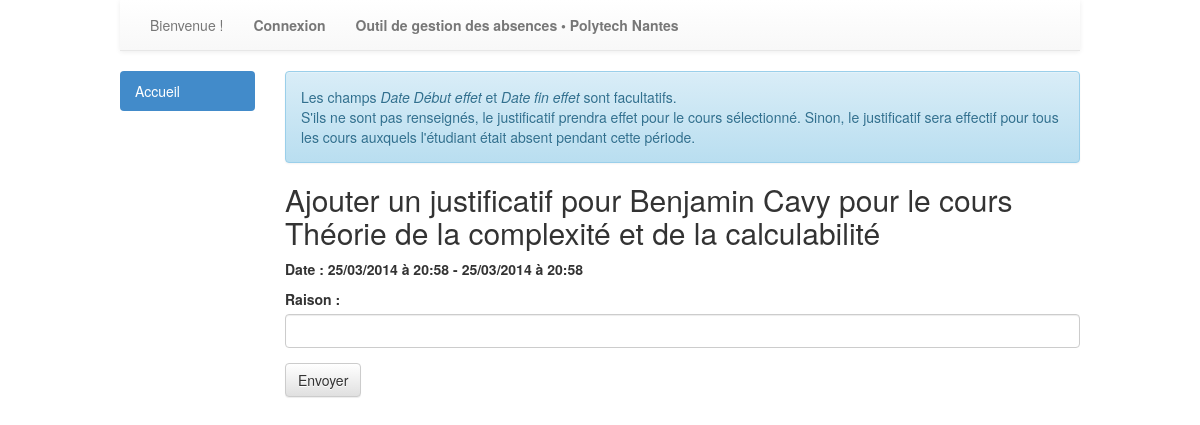
Page /absences/justificatif/ajouter/2/ on the earlier database version.
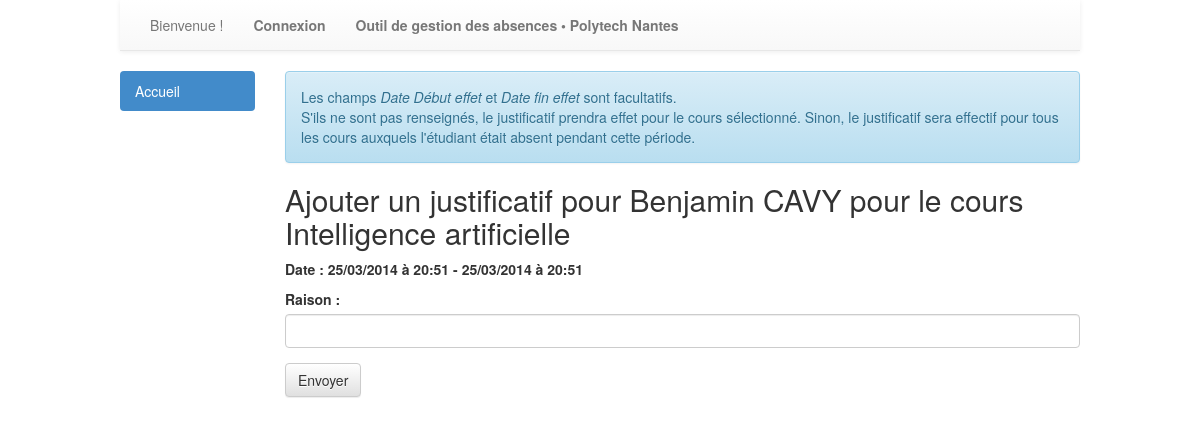
Same page on the later database version.
### absences/models.py (models this page shows, shortened)
class Absence (models.Model):
	etudiant = models.ForeignKey(Etudiant)
	cours = models.ForeignKey(Cours)
	justifie = models.BooleanField(default=False)
	justificatif = models.ForeignKey(Justificatif, null=True,blank=True)

class Utilisateur(models.Model):
	user = models.OneToOneField(User)

class Cours (models.Model):
	dateDebut = models.DateTimeField(auto_now = True, auto_now_add = False)
	dateFin = models.DateTimeField(auto_now = True, auto_now_add = False)
	saisieEffectuee = models.BooleanField(default = False)
	matiere = models.ForeignKey(Matiere)
	donne_a = models.ManyToManyField(Groupe, related_name='donne_a')
	donne_par = models.ManyToManyField(Enseignant, related_name = 'donne_par')

class Matiere (models.Model):
	intitule = models.CharField(max_length = 200)

### absences/views.py (the view)
# urls.py: url(r'^justificatif/ajouter/(?P<absence_id>\d+)/$', views.ajouterJustificatif, name="ajouteJustificatif"),
def ajouterJustificatif(request, absence_id):
	absence = get_object_or_404(Absence, pk=absence_id)
	cours = absence.cours
	error = False
	if request.method == 'POST':
		form = JustificatifForm(request.POST)
		if form.is_valid():
			raison = form.cleaned_data['raison']
			justificatif = Justificatif(genre=raison, dateDebut=cours.dateDebut, dateFin=cours.dateFin, user = absence.etudiant)
			justificatif.save()
			absence.justifie = True
			absence.justificatif = justificatif
			absence.save()
			messages.success(request, 'Le justification a bien été ajouté.')
			return redirect('absences:consultationCours', cours_id=cours.id)
	else:
		form = JustificatifForm()
	return render(request, 'absences/ajouterJustificatif.html',{'absence':absence, 'form':form})

### absences/forms.py
class JustificatifForm(forms.Form):
	raison = forms.CharField(label='Raison', max_length = 100)

### absences/context_processor.py (called while the page is built, shortened)
def nbAbsencesNonJustifiees (request):
	try:
		etudiant = Etudiant.objects.get(user=request.user.id)
		nb = Absence.objects.filter(etudiant_id = etudiant.id, justifie = False).count()
	except:
		nb = 0
	return {'nbAbsencesNonJustifiees':nb}

def determinerGroupe(request):
	groupeUtilisateur = {}
	groupeUtilisateur['etudiant'] = None
	groupeUtilisateur['secretaire'] = None
	groupeUtilisateur['enseignant'] = None
	try:
		groupes = request.user.groups.all()
	except:
		groupeUtilisateur['etudiant'] = None
		groupeUtilisateur['secretaire'] = None
		groupeUtilisateur['enseignant'] = None
	return {'groupeUtilisateur':groupeUtilisateur}

### absences/templatetags/addcss.py (called while the page is built)
@register.filter(name='addcss')
def addcss(field, css):
	return field.as_widget(attrs={"class":css})

### absences/templates/absences/ajouterJustificatif.html (shortened to what this page needs)
{% extends 'general.html' %}
{% block content %}
{% load addcss %}
<div class="alert alert-info">
	<p>Les champs <em>Date Début effet</em> et <em>Date fin effet</em> sont facultatifs. <br />
	S'ils ne sont pas renseignés, le justificatif prendra effet pour le cours sélectionné. Sinon, le justificatif sera effectif pour tous les cours auxquels l'étudiant était absent pendant cette période.
	</p>
</div>
<h2>Ajouter un justificatif pour {{absence.etudiant.user.first_name}} {{absence.etudiant.user.last_name}} pour le cours {{absence.cours.matiere.intitule}}</h2>
<p><strong>Date : {{absence.cours.dateDebut|date:"d/m/Y"}} à {{absence.cours.dateDebut|time:"H:i"}} - {{absence.cours.dateFin|date:"d/m/Y"}} à {{absence.cours.dateFin|time:"H:i"}}</strong></p>
<form method="post" action="" role="form">
	{% for field in form %}
		<div class="form-group">
			{{field.label_tag}} {{field|addcss:"form-control"}}
		</div>
	{% endfor %}
	<button type="submit" class="btn btn-default">Envoyer</button>
</form>
{% endblock %}

Differences in the rows shown:
changed Absence "Benjamin": etudiant.user.last_name "Cavy" → "CAVY"; cours.matiere.intitule "Théorie de la complexité et de la calculabilité" → "Intelligence artificielle"; cours.dateDebut "20:58" → "20:51"; cours.dateFin "20:58" → "20:51"
